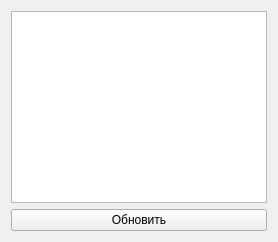
<?xml version="1.0" encoding="UTF-8"?>
<ui version="4.0">
 <class>UserWindow</class>
 <widget class="QWidget" name="UserWindow">
  <property name="windowTitle">
   <string>Мои договоры</string>
  </property>
  <layout class="QVBoxLayout" name="verticalLayout">
   <item>
    <widget class="QTableView" name="userContractsTable"/>
   </item>
   <item>
    <widget class="QPushButton" name="refreshButton">
     <property name="text">
      <string>Обновить</string>
     </property>
    </widget>
   </item>
  </layout>
 </widget>
 <resources/>
 <connections/>
</ui>
